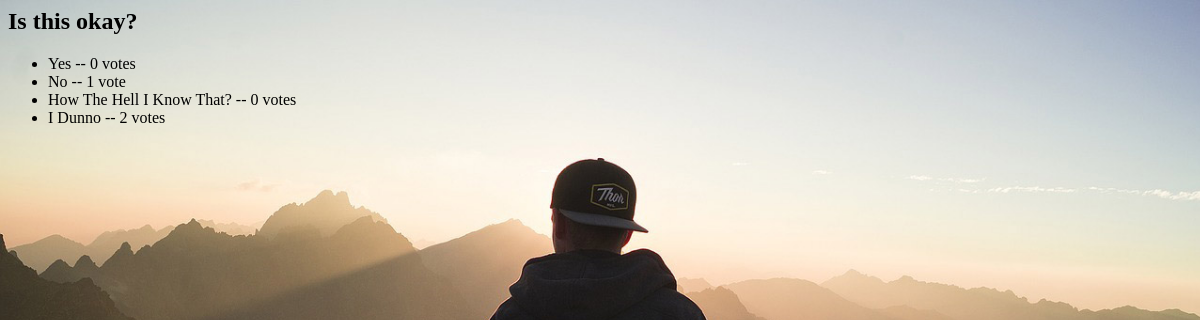
Page /polls/1/results/ on the committed database.
### polls/models.py (models this page shows, shortened)
class Question(models.Model):
    question_text = models.CharField(max_length=200)
    pub_date = models.DateTimeField('date published', auto_now=True)
    is_availabe = models.BooleanField(default=True)
    popularity = models.IntegerField(default=0)

class Choice(models.Model):
    question = models.ForeignKey(Question, on_delete=models.CASCADE)
    choice_text = models.CharField(max_length=200)
    votes = models.IntegerField(default=0)

### polls/views.py (the view)
# urls.py: path('<int:question_id>/results/', views.results, name='results'),
def results(request, question_id):
    question = get_object_or_404(Question, pk=question_id)
    context = {'question': question}
    return render(request, 'polls/results.html', context)

### polls/templates/polls/results.html (shortened to what this page needs)
{% load static %}
<link rel="stylesheet" type="text/css" href="{% static 'polls/style.css' %}">
<!DOCTYPE html>
<html lang="en">
<head>
</head>
<body>
    <h2>{{ question.question_text }}</h2>
    <ul>
        {% for choice in question.choice_set.all %}
            <li>{{ choice.choice_text }} -- {{ choice.votes }} vote{{ choice.votes|pluralize }}</li>
        {% endfor %}
    </ul>
</body>
</html>

### polls/static/polls/style.css (style rules this page uses)
body { background: white url("images/post.jpg"); background-repeat: no-repeat; justify-content: center; align-items: center; max-height: 500px; background-size: cover; }

### rows in the picture
Question: question_text "Is this okay?"
Choice: choice_text "Yes", votes "0"
Choice: choice_text "No", votes "1"
Choice: choice_text "How The Hell I Know That?", votes "0"
Choice: choice_text "I Dunno", votes "2"
